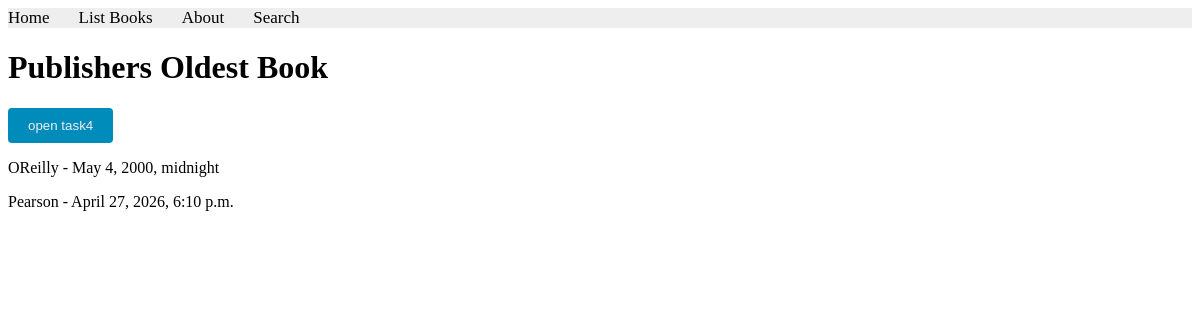
The app's page /books/lab8/task3/ with its own data.
### apps/bookmodule/models.py (models this page shows)
class Publisher(models.Model):
    name = models.CharField(max_length=200)
    location = models.CharField(max_length=300)

### apps/bookmodule/views.py (the view)
# urls.py: path('lab8/task3/', views.task3, name="books.lab8.task3"),
def task3(request):
    data = Publisher.objects.annotate(oldest_book=Min('book__pubdate'))
    return render(request, 'bookmodule/lab9/task3.html', {'data': data})

### apps/templates/bookmodule/lab9/task3.html (shortened to what this page needs)
{% extends "layouts/base.html" %}
{% load static %}
{% block content %}
<h1>Publishers Oldest Book</h1>
<button class="lab9-btn">
        <a href="{% url 'books.lab9.task4' %}">open task4</a>
    </button>
{% for p in data %}
<p>{{ p.name }} - {{ p.oldest_book }}</p>
{% endfor %}
{% endblock content %}

### apps/static/styles.css (style rules this page uses)
.lab9-btn { background-color: #008CBA; color: #eeeeee; padding: 10px 20px; border: none; border-radius: 4px; cursor: pointer; }
.lab9-btn a { text-decoration: none; color: #eeeeee; }

### records on screen
Publisher: name "OReilly", oldest_book "May 4, 2000, midnight"
Publisher: name "Pearson", oldest_book "April 27, 2026, 6:10 p.m."
